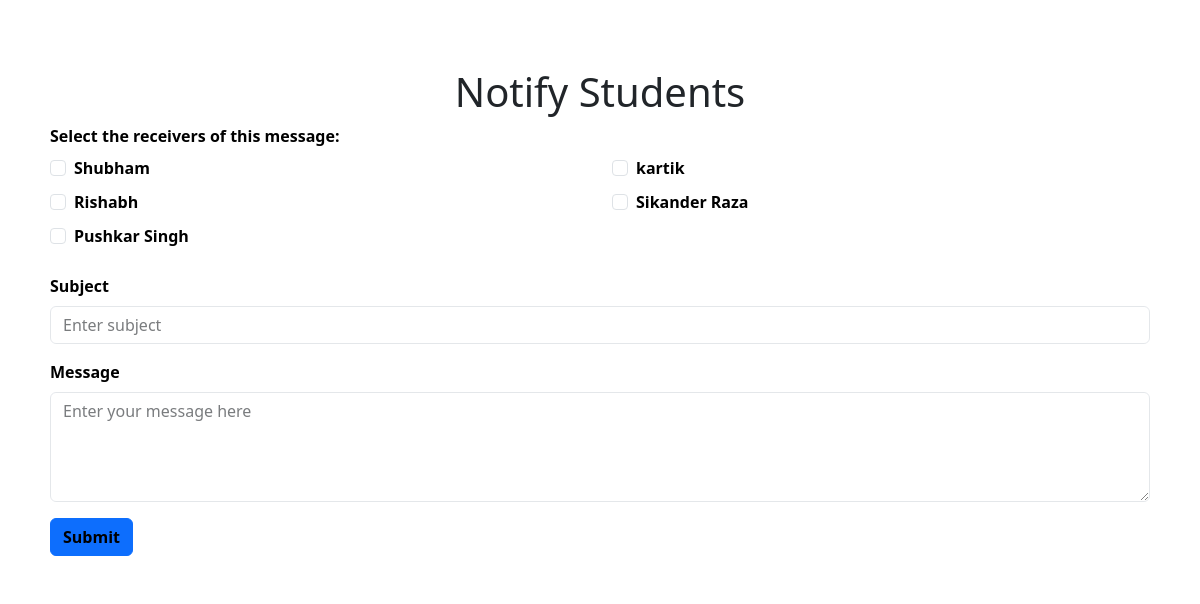
The page /f_notifyStudents on the database its author committed.
### home/models.py (models this page shows, shortened)
class Student(models.Model):
  s_name = models.CharField(max_length=50,default="")
  s_id = models.IntegerField()
  s_course = models.CharField(max_length=50,default="Btech")
  s_sem = models.IntegerField(default=6)
  s_year = models.IntegerField(default=3)
  s_classrollno = models.IntegerField(default=1)
  s_sec = models.CharField(default="A", max_length=1)
  s_branch = models.CharField(max_length=50,default="CSE")
  s_password = models.CharField(max_length=50,default="")
  s_image = models.ImageField(upload_to="home/s_img",blank=True, default='home/s_img/default.jpg')
  s_dob = models.DateField()
  s_alerts = models.CharField(max_length=500,default="")
  s_attendance = models.FloatField(default=0)
  s_marksCN = models.IntegerField(default=0)
  s_marksCD = models.IntegerField(default=0)
  s_marksOOPS = models.IntegerField(default=0)
  s_marksDBMS = models.IntegerField(default=0)
  s_marksOS = models.IntegerField(default=0)
  s_marksSWE = models.IntegerField(default=0)
  s_AttdCN = models.IntegerField(default=0)
  s_AttdCD = models.IntegerField(default=0)
  s_AttdOOPS = models.IntegerField(default=0)
  s_AttdDBMS = models.IntegerField(default=0)
  s_AttdOS = models.IntegerField(default=0)
  s_AttdSWE = models.IntegerField(default=0)
  s_totalAttendance = models.IntegerField(default=0)
  s_percentage = models.FloatField(default=0)
  s_minAttd = 50.0
  s_imagename = models.CharField(max_length=500,default="default.jpg")

### home/views.py (the view)
# urls.py: path('f_notifyStudents',views.f_notifyStudents,name='notify'),
def f_notifyStudents(request):
  students=Student.objects.all()
  context={'students': students}
  return render(request,'f_notifyStudents.html',context)

### templates/f_notifyStudents.html (shortened to what this page needs)
<!DOCTYPE html>
<html lang="en">
<head>
  <link
    href="https://cdn.jsdelivr.net/npm/bootstrap@5.3.3/dist/css/bootstrap.min.css"
    rel="stylesheet"
  />
</head>
<body>
  <div class="container mt-5">
    <h1 class="text-center">Notify Students</h1>
    <form method="POST" action="/f_notify">
      <div class="form-group">
        <label for="choices" class="custom-warning-text form-label">Select the receivers of this message:</label>
        <div class="row">
            {% for i in students %}
            <div class="col-md-6">
                <div class="form-check">
                    <input class="form-check-input custom-warning-text" type="checkbox" value="{{ i.s_id }}" id="{{ i.s_id }}" name="students">
                    <label class="form-check-label custom-warning-text" for="{{ i.s_id }}">
                        {{ i.s_name }}
                    </label>
                </div>
            </div>
            {% endfor %}
        </div>
      </div>
      <div class="form-group mt-3">
        <label for="subject" class="form-label custom-warning-text">Subject</label>
        <input type="text" name="subject" class="form-control" id="subject" placeholder="Enter subject">
      </div>
      <div class="form-group mt-3">
        <label for="message" class="form-label custom-warning-text">Message</label>
        <textarea class="form-control" id="message" name="message" rows="4" placeholder="Enter your message here"></textarea>
      </div>
      <div class="mt-3">
        <button type="submit" class="btn btn-primary custom-warning-text">Submit</button>
      </div>
    </form>
  </div>
</body>
</html>

### templates/f_notifyStudents.html (style rules this page uses)
body { background-image: url('https://img.freepik.com/free-photo/top-view-assortment-with-different-feelings_23-2148860332.jpg?w=826&t=st=1720024829~exp=1720025429~hmac=f3aa42136961fce23732665c2dbfd06d1934d4b70ad1c7f2790933788a18ab4f'); background-repeat: no-repeat; background-size: cover; }
.form-control { opacity: 80%; }
.container { background: rgba(255, 255, 255, 0.8); padding: 20px; border-radius: 10px; margin-top: 80px; }
.form-check { margin-bottom: 10px; }
.custom-warning-text { color: #000000; font-weight: bold; }

### rows shown on the page
Student: s_name "Shubham"
Student: s_name "kartik"
Student: s_name "Rishabh"
Student: s_name "Sikander Raza"
Student: s_name "Pushkar Singh"
